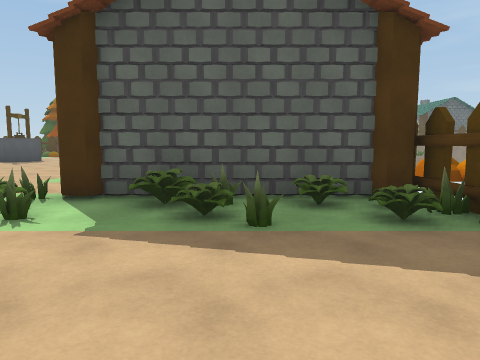
view 1 (above)

24 first-person views from a walk through a Unity game level. The camera is 1.5 m above the floor, tilts 6° down and sees 70° across. The floor is counted in squares, 2 m on a side. Each view is taken from the middle of a square. On the plan, view 1 faces up. The plan holds only what a view shows up to about 11 squares ahead; the rest is blank. The place goes on beyond the plan. Some surface patterns are stand-ins.

view 2
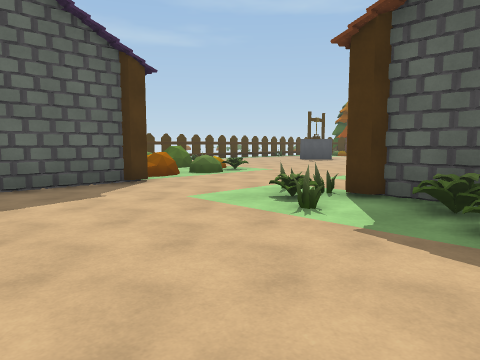

view 3
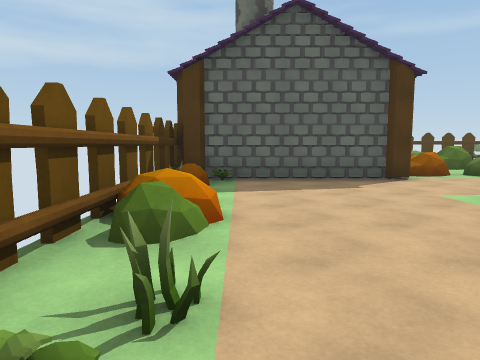

view 4
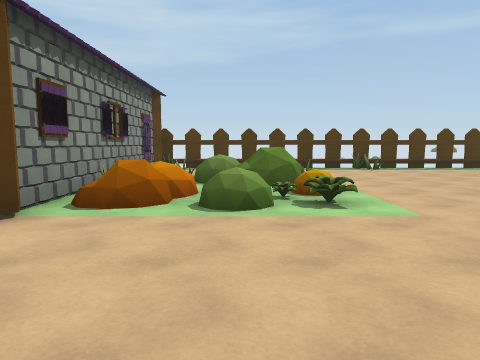

view 5
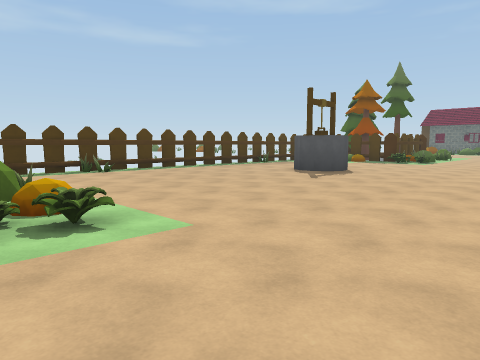

view 6
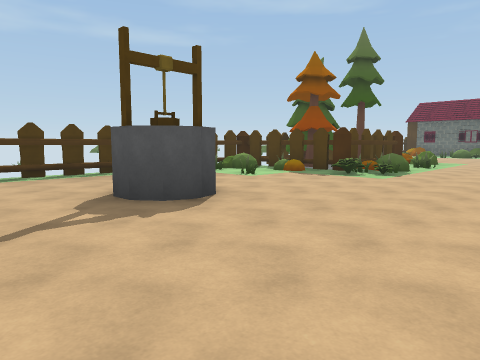

view 7
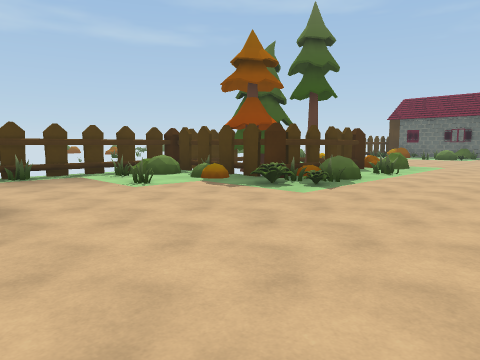

view 8
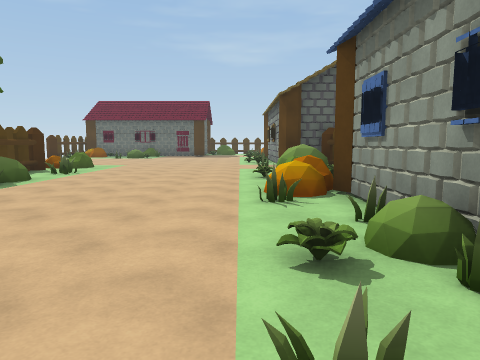

view 9
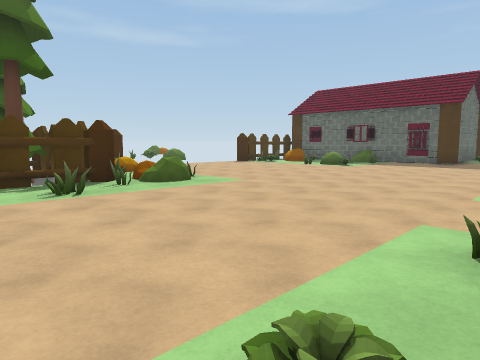

view 10
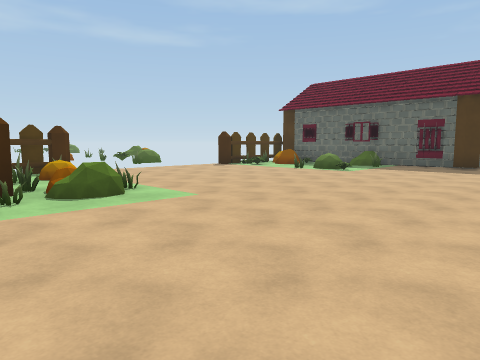

view 11
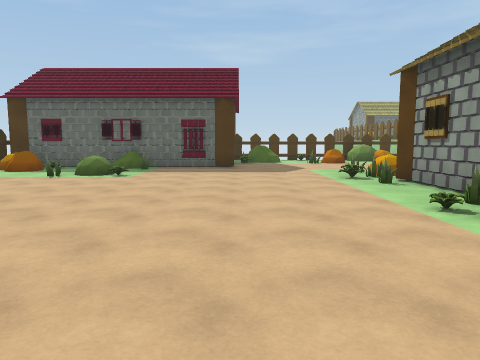

view 12
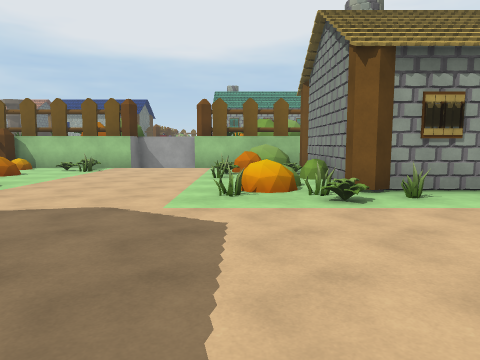

view 13
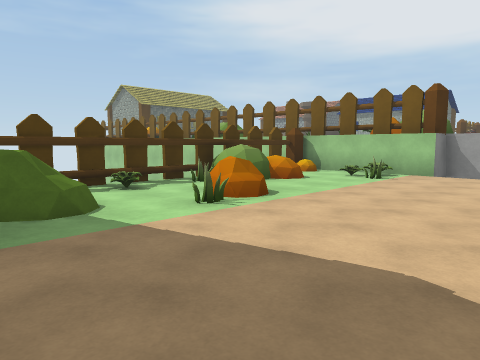

view 14
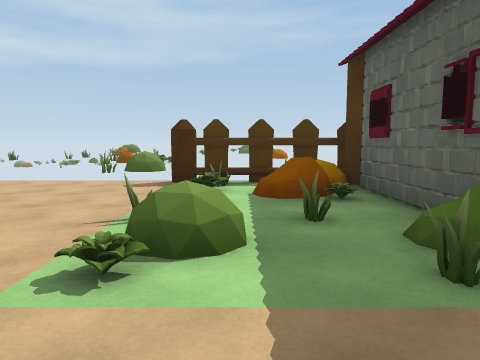

view 15
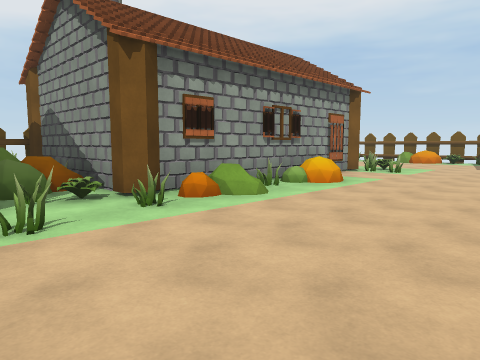

view 16
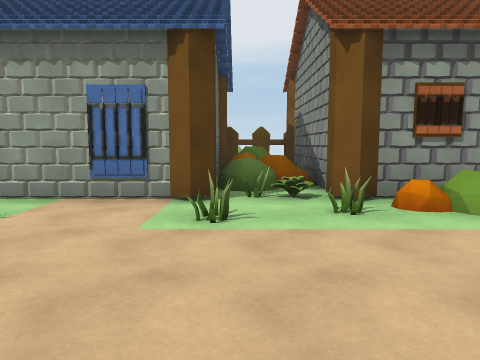

view 17
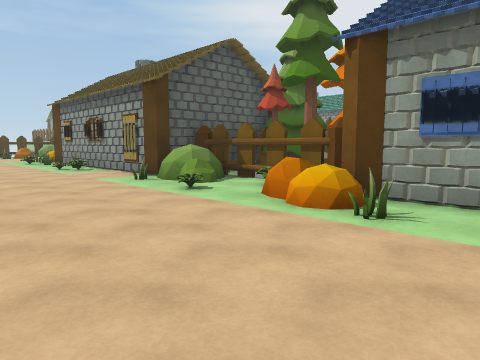

view 18
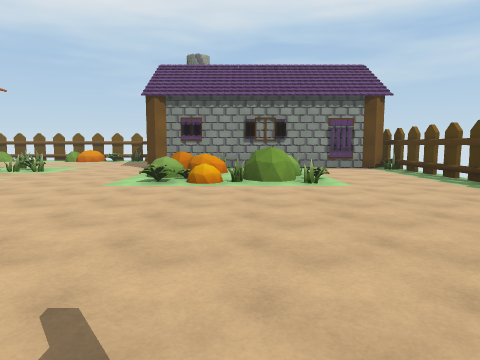

view 19
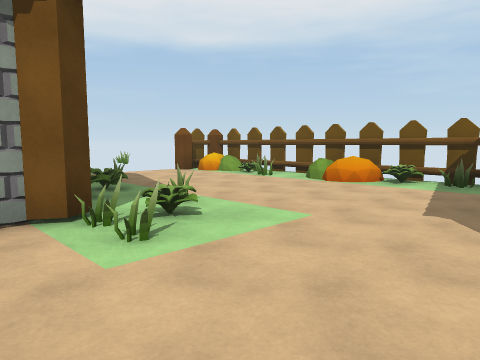

view 20
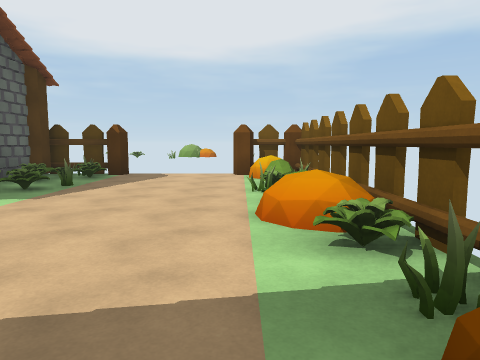

view 21
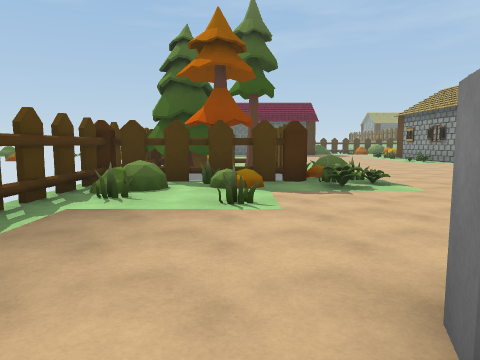

view 22
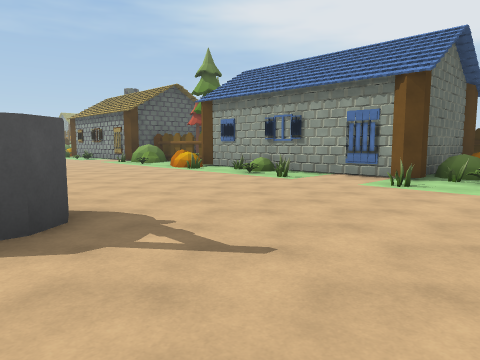

view 23
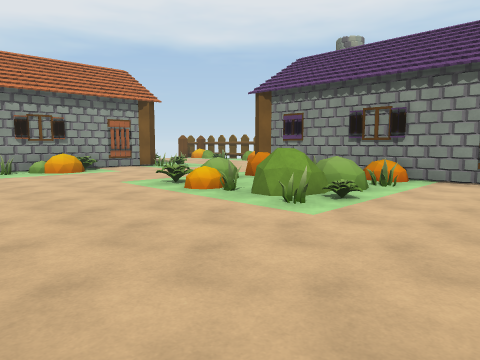

view 24
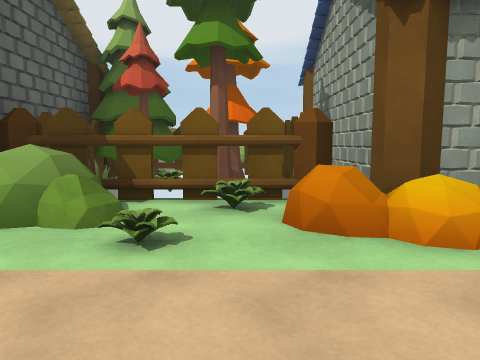

### Floor plan
Key: @ floor where view 1 was taken; # wall or solid block; . floor; P plant; O other object.
Columns run from 14 left of view 1 to 3 right of it. Each row starts with its distance up from view 1.
 42                  #
 41          #######O#
 40           ..OPP.P#
 39          P..P....#
 38         ...O...O.#
 37         .........#
 36 ########.........#
 35 #PP.OO..........O#
 34 #O..P......OP.OPP#
 33 O...O.....OOO.  .#
 32  ..........#######
 31  ...........#
 30  ...........#
 29  ..........#
 28  ..........#
 27 O.P..O......#
 26 #...PP......#
 25 ####OO.....#PO###
 24   ###O.......###
 23     #O.....P.O#
 22   ###P......O##
 21 ####OOP....P.O#
 20 #POP.O.....P###
 19 #O........O.#
 18 #P.O.......O#
 17 #O..........#
 16 #.........O.#
 15 #...OO......#
 14 #...O.......######
 13 #.........O.OP.OP#
 12 #..........O#PO..#
 11 #..........P######
 10 #O.........P#
  9 #..........O#
  8 #.....P...PO#
  7 #....OO....P#
  6 #...PP.P....#
  5 #.....PP..OO######
  4 #O..P.O....O. OOO#
  3 ########....O.O.OO
  2        #.........
  1        #.........
  0        #.P.P.O@..O
 -1        ##O.OP.OPPO
 -2        ##########

Positions as (right, up) in squares from view 1, and headings:
1: (0, 0), facing up
2: (0, 0), facing up-left
3: (1, 0), facing left
4: (-3, 6), facing left
5: (-4, 6), facing up-left
6: (-5, 12), facing up-left
7: (-5, 15), facing up-left
8: (-4, 15), facing up
9: (-3, 22), facing up-left
10: (-4, 24), facing up-left
11: (-6, 25), facing up
12: (-8, 34), facing right
13: (-6, 35), facing up-right
14: (-7, 34), facing left
15: (-7, 14), facing down-right
16: (-7, 13), facing right
17: (-7, 18), facing up-right
18: (-9, 14), facing down
19: (-6, 6), facing down-right
20: (-6, 0), facing right
21: (-11, 14), facing up
22: (-10, 11), facing up-right
23: (-13, 11), facing down-right
24: (-6, 22), facing right
